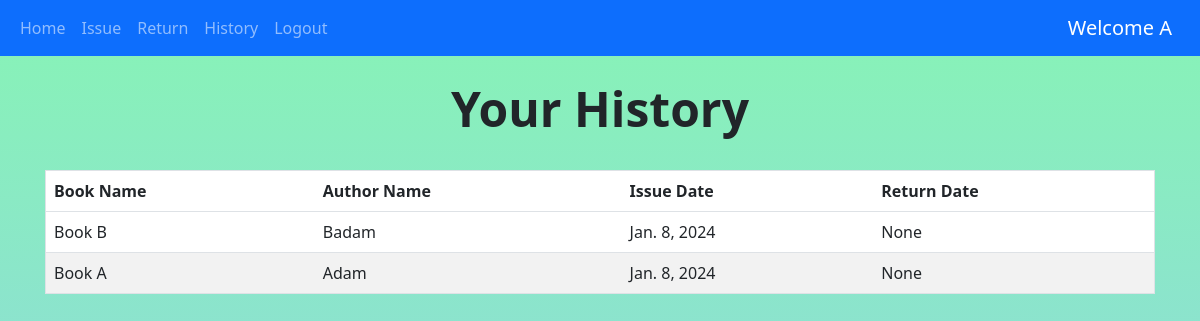
Before: /history (signed in) with the older database file.
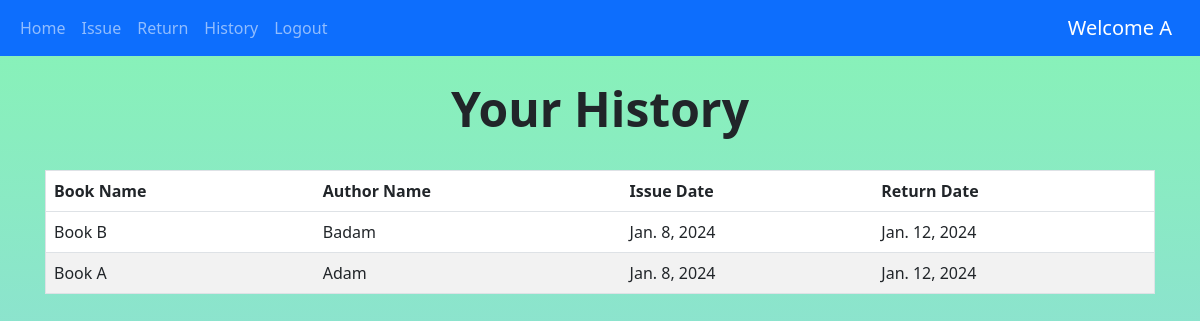
After: the same page with the newer database file.
### libapp/models.py (models this page shows, shortened)
class Peminjaman(models.Model):
    book_id = models.ForeignKey(Book, on_delete=models.CASCADE)
    user_id = models.ForeignKey(User, on_delete=models.CASCADE)
    tgl_pinjam = models.DateField(default=date.today(), blank=False)
    tgl_kembali = models.DateField(blank=True, null=True)

class Book(models.Model):
    title = models.CharField(max_length=250)
    author = models.CharField(max_length=250)
    quantity = models.IntegerField(default=1)
    subject = models.CharField(max_length=2000)
    book_add_time = models.TimeField(default=timezone.now())
    book_add_date = models.DateField(default=date.today())
    class Meta:
        unique_together = ("title", "author")

### libapp/views.py (the view)
# urls.py: path('history', views.history, name="history"),
@login_required(login_url="login")
def history(request):
    my_items = Peminjaman.objects.filter(user_id = request.user).order_by("-tgl_pinjam")
    paginator = Paginator(my_items, 10)
    page_number = request.GET.get('page', '1')
    show_data_final = paginator.get_page(page_number)
    return render(request, "libapp/history.html", {"books": show_data_final})

### templates/libapp/history.html (shortened to what this page needs)
{% extends '_partials/base.html' %} {% block content %}
<center>
 <br />
 <h1 class="display-5 fw-bold">Your History</h1>
 <br />
</center>
<div class="container">
 <table class="table">
   <thead class="thead-dark">
     <tr>
       <th scope="col">Book Name</th>
       <th scope="col">Author Name</th>
       <th scope="col">Issue Date</th>
       <th scope="col">Return Date</th>
     </tr>
   </thead>
   <tbody>
     {% for book in books %}
     <tr>
       <td>{{book.book_id.title}}</td>
       <td>{{book.book_id.author}}</td>
       <td>{{book.tgl_pinjam}}</td>
       <td>{{book.tgl_kembali}}</td>
     </tr>
     {% endfor %}
   </tbody>
 </table>
</div>
{% endblock %}

### templates/_partials/base.html (shortened to what this page needs)
{% load static %}
<!DOCTYPE html>
<html lang="en">
<head>
   <link href="https://cdn.jsdelivr.net/npm/bootstrap@5.2.3/dist/css/bootstrap.min.css" rel="stylesheet">
</head>
<body>
   <nav class="navbar navbar-expand-lg bg-body-light,navbar navbar-dark bg-primary">
       <div class="container-fluid">
           <div class="collapse navbar-collapse" id="navbarSupportedContent">
               <ul class="navbar-nav me-auto mb-2 mb-lg-0">
                   {% if not user.is_authenticated %}
                   <li class="nav-item">
                       <a class="nav-link" href={% url "login" %}>Login</a>
                   </li>
                   <li class="nav-item">
                       <a class="nav-link" href={% url "register" %}>Register</a>
                   </li>
                   {% else %}
                   <li class="nav-item">
                       <a class="nav-link" href={% url "home" %}>Home</a>
                   </li>
                   <li class="nav-item">
                       <a class="nav-link" href={% url "pinjam" %}>Issue</a>
                   </li>
                   <li class="nav-item">
                       <a class="nav-link" href={% url "balik" %}>Return</a>
                   </li>
                   <li class="nav-item">
                       <a class="nav-link" href={% url "history" %}>History</a>
                   </li>
                   <li class="nav-item">
                       <a class="nav-link" href={% url "logout" %}>Logout</a>
                   </li>
                   {% endif %}
               </ul>
           </div>
           {% if user.is_authenticated %}
           <a class="navbar-brand" href="#">Welcome {{request.user.first_name}}</a>
           {% endif %}
       </div>
   </nav>
   {% block content %}
   {% endblock %}
</body>
</html>

### templates/_partials/base.html (style rules this page uses)
body { background-color: linear-gradient(#89b4f4, #cf7ade); background-repeat: no-repeat; background-size: cover; }

### templates/libapp/history.html (style rules this page uses)
table { border-collapse: collapse; border-spacing: 0; border-radius: 10px; width: 100%; border: 1px solid #ddd; }
th, td { text-align: left; padding: 16px; }
tr:nth-child(even) { background-color: #f2f2f2; }
tr:nth-child(odd) { background-color: #ffffff; }
.container { width: 100%; padding-right: 15px; padding-left: 15px; margin-right: auto; margin-left: auto; }
body { background: linear-gradient(#87f4b5, #93cbf1); background-repeat: no-repeat; background-attachment: fixed; }

Changed rows visible on the page:
changed Peminjaman "Book B": tgl_kembali "None" → "Jan. 12, 2024"
changed Peminjaman "Book A": tgl_kembali "None" → "Jan. 12, 2024"
